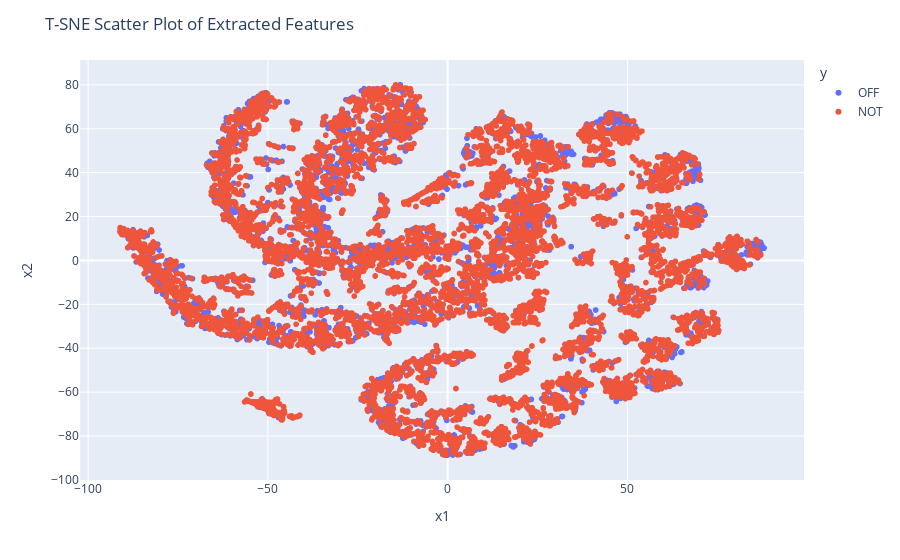

The cell this chart's notebook holds for it:
### Code cell
fig = px.scatter(fe_df, x="x1", y="x2", color="y")
fig.update_layout(title_text='T-SNE Scatter Plot of Extracted Features')

fig.show()

### Figure 1 — Plotly figure (JSON) as saved in the notebook; plotly's stock layout.template omitted (floating-point values rounded to 4 significant figures; data arrays with more than 128 entries replaced by an {"elided": "..."} marker saying what was removed)
{"data": [{"hovertemplate": "y=OFF<br>x1=%{x}<br>x2=%{y}<extra></extra>", "legendgroup": "OFF", "marker": {"color": "#636efa", "symbol": "circle"}, "mode": "markers", "name": "OFF", "showlegend": true, "type": "scattergl", "x": {"elided": "4400 float values"}, "xaxis": "x", "y": {"elided": "4400 float values"}, "yaxis": "y"}, {"hovertemplate": "y=NOT<br>x1=%{x}<br>x2=%{y}<extra></extra>", "legendgroup": "NOT", "marker": {"color": "#EF553B", "symbol": "circle"}, "mode": "markers", "name": "NOT", "showlegend": true, "type": "scattergl", "x": {"elided": "8840 float values"}, "xaxis": "x", "y": {"elided": "8840 float values"}, "yaxis": "y"}], "layout": {"legend": {"title": {"text": "y"}, "tracegroupgap": 0}, "margin": {"t": 60}, "title": {"text": "T-SNE Scatter Plot of Extracted Features"}, "xaxis": {"anchor": "y", "domain": [0, 1], "title": {"text": "x1"}}, "yaxis": {"anchor": "x", "domain": [0, 1], "title": {"text": "x2"}}}}
